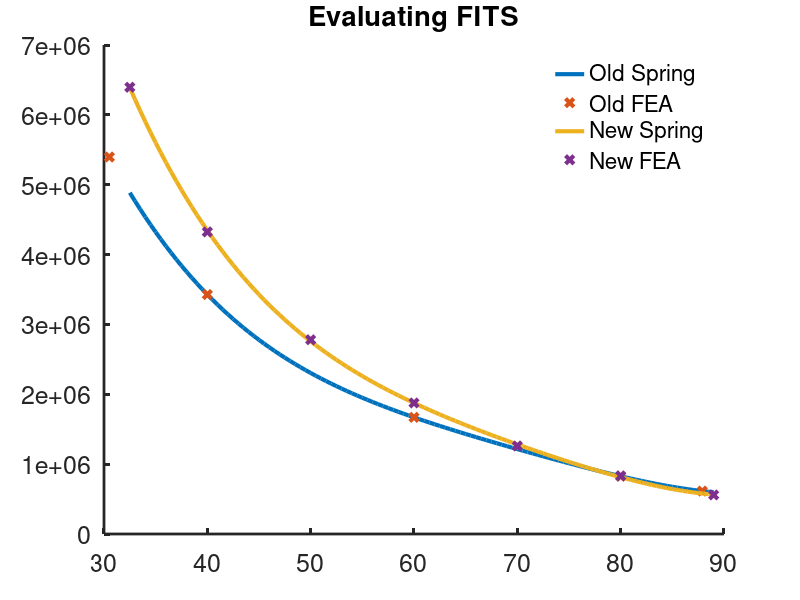
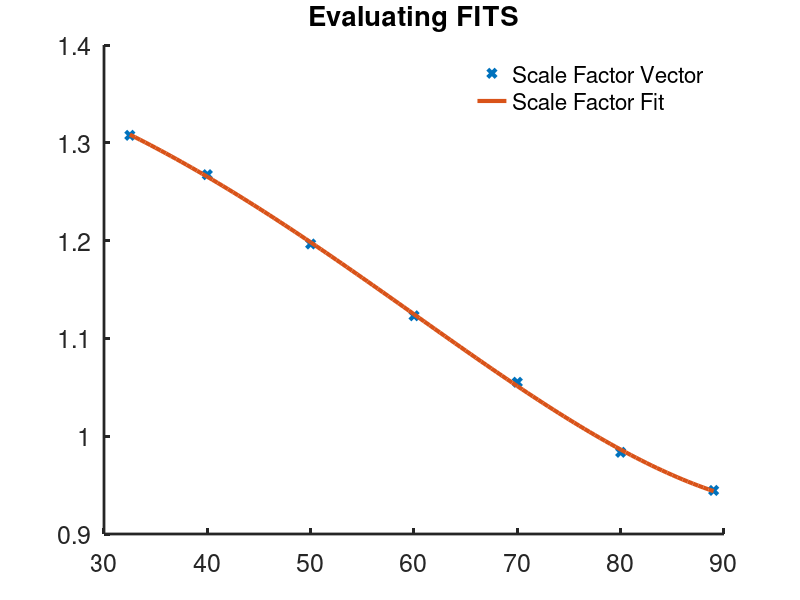

MATLAB code for these plots, in order: (Note: this script raises an error after producing the figures.)
%% READ ME
%put this code in the folder of the data you want to process
%% 
clear
close all

%Configurables
toe_end = 0.8; %0.6 [mm]
offset = 0.275; %kN/mm
%% FEA
%% Blue VSPA
x_FEA_VSPA = flip([88.38 70 50 32.5]-32.5);
k_FEA_VSPA = [0.627746 1.26566 2.58131 5.70776];
x_VSPA= [0:5:70];
k_VSPA = [0.318120805369127,0.384000000000000,0.469798657718121,0.566666666666667,0.685333333333333,0.829530201342282,0.997315436241611,1.19798657718121,1.43500000000000,1.73307692307692,2.10454545454545,2.58222222222222,3.22400000000000,4.09000000000000,5.16400000000000];
%% VSO
spring_1 = 0;
spring_2 = 0;
spring_3 = 0;
spring_4 = 1;
if(spring_1) %Spring that was tested
    x_FEA = [87.9 80 60 40 30.52];
    k_FEA = [0.614251 0.82713 1.67 3.42818 5.39665]*10^6;
end
if(spring_2)
    x_FEA = [87.9 80 60 40 30.52];
    k_FEA = [0.762195 1.07681 2.24215 4.84183 7.85916]*10^6;
end
if(spring_3) %5mm base pg6
    x_FEA = [89 80 70 60 50 40 32.5];
    k_FEA = [0.716888 1.04135 1.54093 2.24681 3.28091 5.04593 7.37265]*10^6;
end
if(spring_4) %4mm base pg6
    x_FEA = [89 80 70 60 50 40 32.5];
    k_FEA = [0.559594 0.831758 1.26011 1.87619 2.78044 4.3241 6.39535]*10^6;
end

%Fit
max_perc = ((x_FEA(1)-x_FEA(end))/(x_FEA(1)-30.52))*100;
titanium = polyfit(x_FEA,k_FEA,3);
x_titan = x_FEA(1):-0.5:x_FEA(end);
k_titan = polyval(titanium,x_titan);
%Percentage
titan_percent = 0:(max_perc/(length(x_titan)-1)):max_perc;
k_titan_percent = k_titan./10^6;

%New Spring Fit
new_spring_fit = polyfit(x_FEA,k_FEA,4);
new_spring = polyval(new_spring_fit,x_titan);

%Old Spring Fit
x_FEA_old = [87.9 80 60 40 30.52];
k_FEA_old = [0.614251 0.82713 1.67 3.42818 5.39665]*10^6;
old_spring_fit = polyfit(x_FEA_old,k_FEA_old,4);
old_spring = polyval(old_spring_fit,x_titan);

SF_vec = polyval(new_spring_fit,x_FEA)./polyval(old_spring_fit,x_FEA);


%SF Fit
SF_fit = polyfit(x_FEA,SF_vec,4);
SF = polyval(SF_fit,x_titan);

figure(4)
hold on
plot(x_titan,old_spring,'linewidth',3)
plot(x_FEA_old,k_FEA_old,'x','linewidth',3)
plot(x_titan,new_spring,'linewidth',3)
plot(x_FEA,k_FEA,'x','linewidth',3)
set(gcf,'color','w'); set(gca,'FontSize',18); set(gca,'linewidth',2)
title('Evaluating FITS')
legend('Old Spring','Old FEA','New Spring','New FEA')
legend box off

figure(5)
hold on
plot(x_FEA,SF_vec,'x','linewidth',3)
plot(x_titan,SF,'linewidth',3)
set(gcf,'color','w'); set(gca,'FontSize',18); set(gca,'linewidth',2)
title('Evaluating FITS')
legend('Scale Factor Vector','Scale Factor Fit')
legend box off


%% Characterization
conditions = ["10" "20" "30" "40" "50" "60" "70" "80" "90"];
%colors = [[1, 1, 0]; [1, 0, 1]; [0, 1, 1]; [1, 0, 0]; [0, 1, 0]; [0, 0, 1]; [1, 1, 1]; [0, 0, 0]];
conditions_mm = ((double(conditions)./100*(x_FEA_old(1)-x_FEA_old(end)))+30.52); %Keep this 30.52 because old prototype went to this position
color_end = [255 0 0]./255;
color_start = [255 230 230]./255;
%colors = [1 0 0];
q = 6;
color_ramp = 230/q;
colors_ramp_2 = 140/(9-q);

for j=1:9
    if(j<=q)
        color_beginning = color_start+[0 -color_ramp*j -color_ramp*j]./255;
        colors = color_beginning;
    else
        j
        -colors_ramp_2*(j-q)/255
        colors_end = color_beginning+[-colors_ramp_2*(j-q) 0 0]./255;
        colors = colors_end
    end
    %--------------------
    test = readtable(strcat(convertStringsToChars(conditions(j)),'.txt'));
    time = table2array(test(:,1));
    extension = -1*table2array(test(:,2));
    load = -1*table2array(test(:,3));
    figure(1)
    hold on
    %plot(extension,load)
    
    for i=1:length(extension)
        monotonic = extension(i+1)-extension(i);
        if(monotonic<0)
            max_deflect = i;
            break
        end
    end
    extension = extension(1:max_deflect-5);
    load = load(1:max_deflect-5);
    figure(1)
    hold on
    plot(extension(extension>toe_end),load(extension>toe_end),'Color',colors,'linewidth',2)
    k_fit = polyfit(extension(extension>toe_end),load(extension>toe_end),1);
    plot(extension(extension>toe_end),polyval(k_fit,extension(extension>toe_end)),'Color',colors,'linewidth',1)
    k(j) = k_fit(1);
end
xlabel('Spring Displacement [mm]'); ylabel('Force [kN]'); title('VSO Instron Characterization');
set(gcf,'color','w'); set(gca,'FontSize',18); set(gca,'linewidth',2)
%-----------------------------------------------------
figure(2)
hold on
machine_stiffness = 5/0.23;
k_debug = ((1./k)-(1/machine_stiffness)).^(-1);
k_debug_2 = ((1./(k+offset))-(1/machine_stiffness)).^(-1);
SF_expected  =flip(polyval(SF_fit,conditions_mm));
k_scaled = k.*SF_expected
%----------------------Plot Spring FEA------------------------------------
figure(2)
hold on 
plot(titan_percent,k_titan_percent,'Color','b','Linewidth',3)
plot(double(conditions),k,'linewidth',3)
plot(double(conditions),k_scaled,'linewidth',3)
%plot(double(conditions),k+offset,'--','linewidth',3)
plot(double(conditions),k_debug,'--','linewidth',3)
%plot(double(conditions),k_debug_2,'--','linewidth',3)
titan_percent = 0:(100/(length(x_FEA)-1)):100;
%xline(48,'--')
%plot(titan_percent,k_FEA/10^6,'Linewidth',4)
xlabel('Slider Percentage'); ylabel('Translational Stiffness [kN/mm]'); title('Spring Stiffness');
set(gcf,'color','w'); set(gca,'FontSize',18); set(gca,'linewidth',2)
legend('VSO FEA','VSO Characterization','VSO Scaled','Instron Compliance','Both')
legend box off
%axis([0,100,0,2.9])
hold off

figure(3)
hold on
plot(x_FEA_VSPA,k_FEA_VSPA,'linewidth',3)
plot(x_VSPA,k_VSPA,'linewidth',3)
set(gcf,'color','w'); set(gca,'FontSize',18); set(gca,'linewidth',2)
legend('VSPA FEA','VSPA Characterization')
legend box off

figure(81)
hold on
plot(double(conditions),k_scaled,'linewidth',3)
